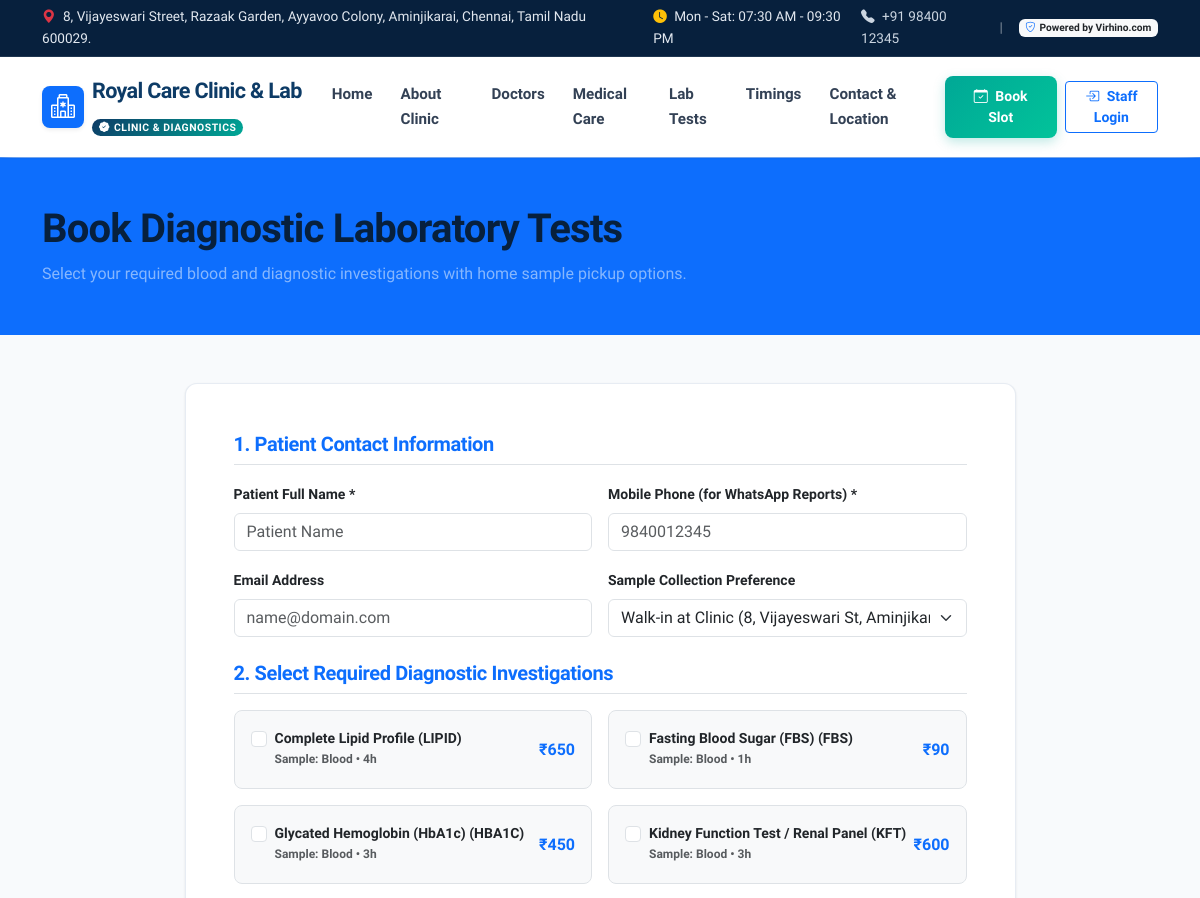
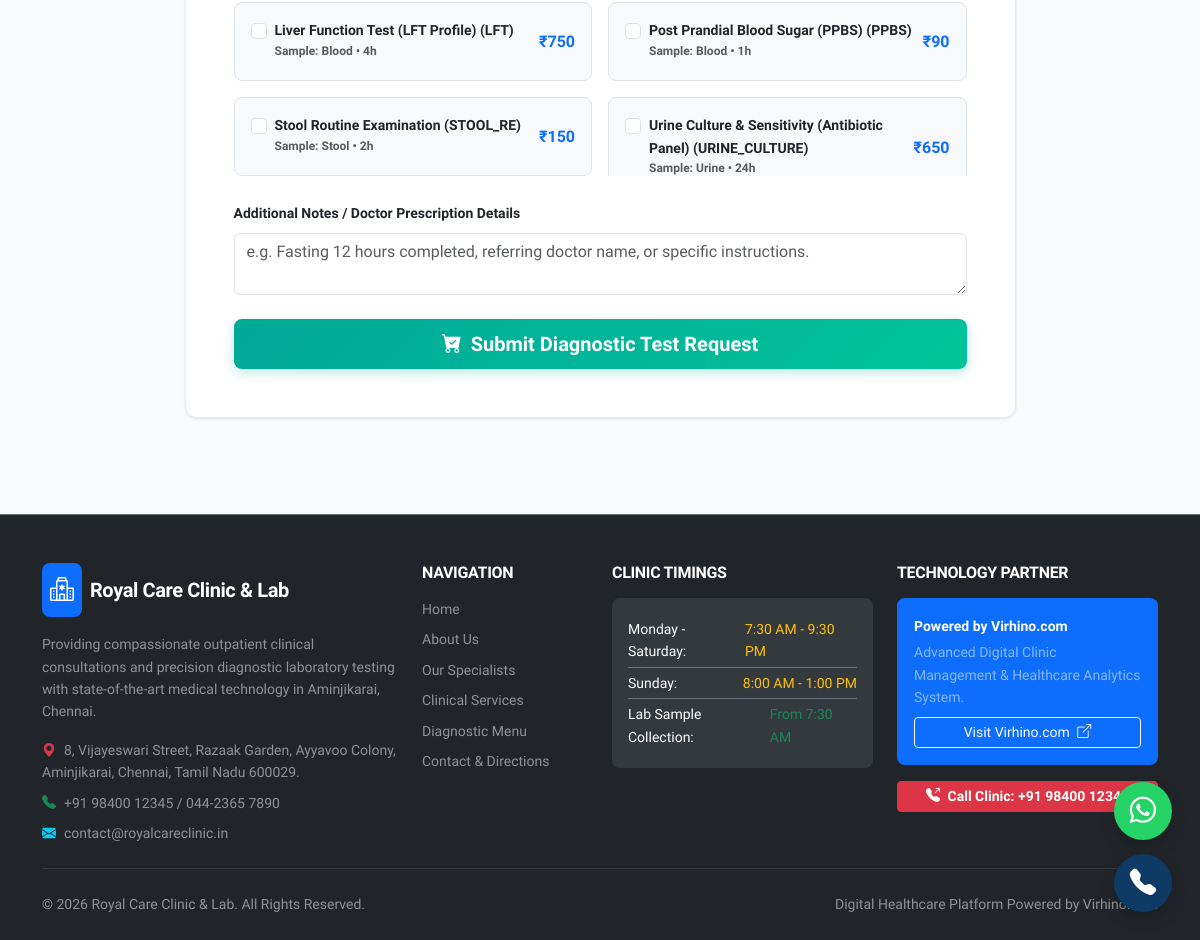
The page /book-lab-test/ on the database its author committed (2 pictures, top to bottom).
### lab/models.py (models this page shows, shortened)
class LabTest(models.Model):
    SAMPLE_CHOICES = (
        ('Blood', 'Whole Blood / Serum / Plasma'),
        ('Urine', 'Urine Sample'),
        ('Stool', 'Stool Sample'),
        ('Swab', 'Throat / Nasal Swab'),
        ('Sputum', 'Sputum Sample'),
        ('Fluid', 'Body Fluids / CSF / Synovial'),
        ('Other', 'Other Sample Type'),
    )
    category = models.ForeignKey(LabCategory, on_delete=models.CASCADE, related_name='tests')
    code = models.CharField(max_length=20, unique=True, help_text='e.g., CBC, LFT, KFT, HBA1C')
    name = models.CharField(max_length=200)
    sample_type = models.CharField(max_length=50, choices=SAMPLE_CHOICES, default='Blood')
    price = models.DecimalField(max_digits=8, decimal_places=2)
    turnaround_hours = models.PositiveIntegerField(default=4, help_text='Standard report delivery time in hours')
    normal_range = models.CharField(max_length=200, blank=True, help_text='Standard Reference Interval')
    unit = models.CharField(max_length=50, blank=True, help_text='Measurement unit (e.g. mg/dL, g/dL, %)')
    description = models.TextField(blank=True, help_text='Clinical significance and preparation instructions')
    is_active = models.BooleanField(default=True)
    class Meta:
        ordering = ['category', 'name']

### website/views.py (the view, shortened to what this page needs)
# urls.py: path('book-lab-test/', views.book_lab_test, name='book_lab_test'),
def book_lab_test(request):
    tests = LabTest.objects.filter(is_active=True).select_related('category')
    return render(request, 'website/book_lab.html', {'tests': tests})

### website/context_processors.py (called while the page is built)
def clinic_info(request):
    return {
        'CLINIC': settings.CLINIC_METADATA,
    }

### templates/website/book_lab.html (shortened to what this page needs)
{% extends 'base.html' %}
{% block content %}
<div class="bg-primary text-white py-5">
  <div class="container">
    <h1 class="fw-bold mb-2">Book Diagnostic Laboratory Tests</h1>
    <p class="text-white-50 mb-0">Select your required blood and diagnostic investigations with home sample pickup options.</p>
  </div>
</div>
<div class="container py-5">
  <div class="row justify-content-center">
    <div class="col-lg-9">
      <div class="card card-custom p-4 p-md-5">
        <form method="POST">
          <h5 class="fw-bold text-primary mb-3 pb-2 border-bottom">1. Patient Contact Information</h5>
          <div class="row g-3 mb-4">
            <div class="col-md-6">
              <label class="form-label small fw-semibold">Patient Full Name *</label>
              <input type="text" name="first_name" class="form-control" required placeholder="Patient Name">
            </div>
            <div class="col-md-6">
              <label class="form-label small fw-semibold">Mobile Phone (for WhatsApp Reports) *</label>
              <input type="tel" name="phone" class="form-control" required placeholder="9840012345">
            </div>
            <div class="col-md-6">
              <label class="form-label small fw-semibold">Email Address</label>
              <input type="email" name="email" class="form-control" placeholder="name@domain.com">
            </div>
            <div class="col-md-6">
              <label class="form-label small fw-semibold">Sample Collection Preference</label>
              <select name="collection_type" class="form-select">
                <option value="walk_in">Walk-in at Clinic (8, Vijayeswari St, Aminjikarai)</option>
              </select>
            </div>
          </div>
          <h5 class="fw-bold text-primary mb-3 pb-2 border-bottom">2. Select Required Diagnostic Investigations</h5>
          <div class="row g-3 mb-4" style="max-height: 380px; overflow-y: auto;">
            {% for test in tests %}
              <div class="col-md-6">
                <div class="p-3 border rounded-3 bg-light d-flex align-items-center justify-content-between">
                  <div class="form-check">
                    <input class="form-check-input" type="checkbox" name="tests" value="{{ test.id }}" id="test_{{ test.id }}"
                           {% if request.GET.test == test.id|stringformat:"i" %}checked{% endif %}>
                    <label class="form-check-label fw-semibold small" for="test_{{ test.id }}">
                      {{ test.name }} ({{ test.code }})
                      <div class="text-muted" style="font-size: 0.75rem;">Sample: {{ test.sample_type }} • {{ test.turnaround_hours }}h</div>
                    </label>
                  </div>
                  <span class="fw-bold text-primary">₹{{ test.price|floatformat:0 }}</span>
                </div>
              </div>
            {% endfor %}
          </div>
          <div class="mb-4">
            <label class="form-label small fw-semibold">Additional Notes / Doctor Prescription Details</label>
            <textarea name="notes" class="form-control" rows="2" placeholder="e.g. Fasting 12 hours completed, referring doctor name, or specific instructions."></textarea>
          </div>
          <button type="submit" class="btn btn-secondary-custom btn-lg w-100">
            <i class="bi bi-cart-check-fill me-1"></i> Submit Diagnostic Test Request
          </button>
        </form>
      </div>
    </div>
  </div>
</div>
{% endblock %}

### static/css/style.css (style rules this page uses)
:root { --primary-color: #0d3b66; --primary-dark: #07203d; --primary-light: #1d558a; --secondary-color: #00a896; --secondary-light: #02c39a; --accent-color: #f4a261; --accent-red: #e76f51; --success-color: #10b981; --warning-color: #f59e0b; --info-color: #0284c7; --dark-slate: #0f172a; --text-primary: #1e293b; --text-muted: #64748b; --bg-light: #f8fafc; --bg-white: #ffffff; --card-border: rgba(226, 232, 240, 0.8); --shadow-sm: 0 1px 3px rgba(0,0,0,0.06), 0 1px 2px rgba(0,0,0,0.04); --shadow-md: 0 4px 6px -1px rgba(0,0,0,0.08), 0 2px 4px -1px rgba(0,0,0,0.04); --shadow-lg: 0 10px 15px -3px rgba(0,0,0,0.08), 0 4px 6px -2px rgba(0,0,0,0.04); --shadow-xl: 0 20px 25px -5px rgba(0,0,0,0.1), 0 10px 10px -5px rgba(0,0,0,0.04); --border-radius: 12px; --border-radius-sm: 8px; --transition: all 0.25s cubic-bezier(0.4, 0, 0.2, 1); }
body { font-family: 'Plus Jakarta Sans', 'Inter', -apple-system, BlinkMacSystemFont, "Segoe UI", Roboto, sans-serif; color: var(--text-primary); background-color: var(--bg-light); line-height: 1.6; overflow-x: hidden; }
h1, h2, h3, h4, h5, h6 { font-weight: 700; color: var(--primary-dark); letter-spacing: -0.02em; }
.card-custom { background: var(--bg-white); border: 1px solid var(--card-border); border-radius: var(--border-radius); box-shadow: var(--shadow-sm); transition: var(--transition); overflow: hidden; }
.btn-secondary-custom { background: linear-gradient(135deg, var(--secondary-color) 0%, var(--secondary-light) 100%); color: white; border: none; font-weight: 600; padding: 10px 22px; border-radius: var(--border-radius-sm); transition: var(--transition); box-shadow: 0 4px 12px rgba(0, 168, 150, 0.25); }

### rows shown on the page
LabTest: name "Complete Lipid Profile", code "LIPID", sample_type "Blood", turnaround_hours "4", price "650"
LabTest: name "Fasting Blood Sugar (FBS)", code "FBS", sample_type "Blood", turnaround_hours "1", price "90"
LabTest: name "Glycated Hemoglobin (HbA1c)", code "HBA1C", sample_type "Blood", turnaround_hours "3", price "450"
LabTest: name "Kidney Function Test / Renal Panel", code "KFT", sample_type "Blood", turnaround_hours "3", price "600"
LabTest: name "Liver Function Test (LFT Profile)", code "LFT", sample_type "Blood", turnaround_hours "4", price "750"
LabTest: name "Post Prandial Blood Sugar (PPBS)", code "PPBS", sample_type "Blood", turnaround_hours "1", price "90"
LabTest: name "Stool Routine Examination", code "STOOL_RE", sample_type "Stool", turnaround_hours "2", price "150"
LabTest: name "Urine Culture & Sensitivity (Antibiotic Panel)", code "URINE_CULTURE", sample_type "Urine", turnaround_hours "24", price "650"

### other values the page prints
{{ CLINIC.ADDRESS }} "8, Vijayeswari Street, Razaak Garden, Ayyavoo Colony, Aminjikarai, Chennai, Tamil Nadu 600029."
{{ CLINIC.HOURS_WEEKDAY }} "Mon - Sat: 07:30 AM - 09:30 PM"
{{ CLINIC.PHONE }} "+91 98400 12345"
{{ CLINIC.BRAND }} "Powered by Virhino.com"
{{ CLINIC.NAME }} "Royal Care Clinic & Lab"
{{ CLINIC.LANDLINE }} "044-2365 7890"
{{ CLINIC.EMAIL }} "contact@royalcareclinic.in"
